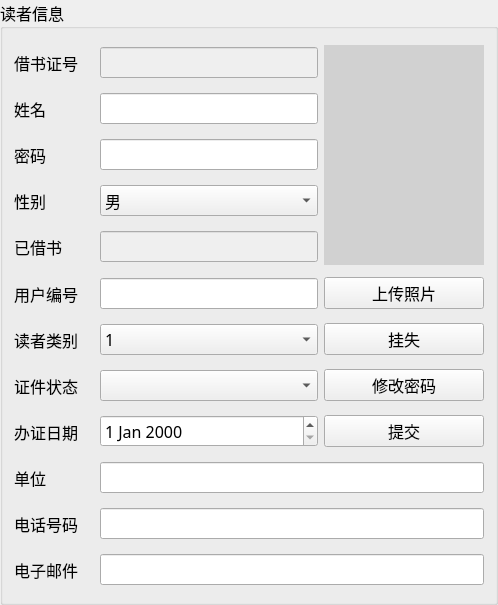
<?xml version="1.0" encoding="UTF-8"?>
<ui version="4.0">
 <class>ReaderInfo</class>
 <widget class="QWidget" name="ReaderInfo">
  <property name="geometry">
   <rect>
    <x>0</x>
    <y>0</y>
    <width>498</width>
    <height>605</height>
   </rect>
  </property>
  <property name="font">
   <font>
    <family>微软雅黑</family>
    <pointsize>12</pointsize>
   </font>
  </property>
  <property name="windowTitle">
   <string>Form</string>
  </property>
  <layout class="QGridLayout" name="gridLayout">
   <property name="leftMargin">
    <number>0</number>
   </property>
   <property name="topMargin">
    <number>0</number>
   </property>
   <property name="rightMargin">
    <number>0</number>
   </property>
   <property name="bottomMargin">
    <number>0</number>
   </property>
   <property name="spacing">
    <number>0</number>
   </property>
   <item row="0" column="0">
    <widget class="QGroupBox" name="groupBox">
     <property name="title">
      <string>读者信息</string>
     </property>
     <property name="flat">
      <bool>false</bool>
     </property>
     <property name="checkable">
      <bool>false</bool>
     </property>
     <layout class="QGridLayout" name="gridLayout_2">
      <property name="leftMargin">
       <number>11</number>
      </property>
      <property name="topMargin">
       <number>11</number>
      </property>
      <property name="rightMargin">
       <number>11</number>
      </property>
      <item row="0" column="0">
       <widget class="QLabel" name="label">
        <property name="minimumSize">
         <size>
          <width>80</width>
          <height>35</height>
         </size>
        </property>
        <property name="text">
         <string>借书证号</string>
        </property>
        <property name="textInteractionFlags">
         <set>Qt::NoTextInteraction</set>
        </property>
       </widget>
      </item>
      <item row="0" column="1">
       <widget class="QLineEdit" name="edit_id">
        <property name="enabled">
         <bool>false</bool>
        </property>
        <property name="inputMask">
         <string extracomment="借书证号为9位数字">999999999</string>
        </property>
        <property name="maxLength">
         <number>9</number>
        </property>
        <property name="placeholderText">
         <string/>
        </property>
       </widget>
      </item>
      <item row="0" column="2" rowspan="5">
       <widget class="QLabel" name="photo">
        <property name="minimumSize">
         <size>
          <width>160</width>
          <height>200</height>
         </size>
        </property>
        <property name="styleSheet">
         <string notr="true">background-color: rgb(209, 209, 209);</string>
        </property>
        <property name="text">
         <string/>
        </property>
       </widget>
      </item>
      <item row="1" column="0">
       <widget class="QLabel" name="label_2">
        <property name="minimumSize">
         <size>
          <width>80</width>
          <height>35</height>
         </size>
        </property>
        <property name="baseSize">
         <size>
          <width>80</width>
          <height>35</height>
         </size>
        </property>
        <property name="text">
         <string>姓名</string>
        </property>
        <property name="textInteractionFlags">
         <set>Qt::NoTextInteraction</set>
        </property>
       </widget>
      </item>
      <item row="1" column="1">
       <widget class="QLineEdit" name="edit_name"/>
      </item>
      <item row="2" column="0">
       <widget class="QLabel" name="label_3">
        <property name="minimumSize">
         <size>
          <width>80</width>
          <height>35</height>
         </size>
        </property>
        <property name="text">
         <string>密码</string>
        </property>
        <property name="textInteractionFlags">
         <set>Qt::NoTextInteraction</set>
        </property>
       </widget>
      </item>
      <item row="2" column="1">
       <widget class="QLineEdit" name="edit_pwd">
        <property name="echoMode">
         <enum>QLineEdit::PasswordEchoOnEdit</enum>
        </property>
       </widget>
      </item>
      <item row="3" column="0">
       <widget class="QLabel" name="label_10">
        <property name="minimumSize">
         <size>
          <width>80</width>
          <height>35</height>
         </size>
        </property>
        <property name="text">
         <string>性别</string>
        </property>
        <property name="textInteractionFlags">
         <set>Qt::NoTextInteraction</set>
        </property>
       </widget>
      </item>
      <item row="3" column="1">
       <widget class="QComboBox" name="cmb_sex">
        <item>
         <property name="text">
          <string>男</string>
         </property>
        </item>
        <item>
         <property name="text">
          <string>女</string>
         </property>
        </item>
       </widget>
      </item>
      <item row="4" column="0">
       <widget class="QLabel" name="label_4">
        <property name="minimumSize">
         <size>
          <width>80</width>
          <height>35</height>
         </size>
        </property>
        <property name="text">
         <string>已借书</string>
        </property>
        <property name="textInteractionFlags">
         <set>Qt::NoTextInteraction</set>
        </property>
       </widget>
      </item>
      <item row="4" column="1">
       <widget class="QLineEdit" name="edit_lend">
        <property name="enabled">
         <bool>false</bool>
        </property>
       </widget>
      </item>
      <item row="5" column="0">
       <widget class="QLabel" name="label_7">
        <property name="minimumSize">
         <size>
          <width>80</width>
          <height>35</height>
         </size>
        </property>
        <property name="text">
         <string>用户编号</string>
        </property>
        <property name="textInteractionFlags">
         <set>Qt::NoTextInteraction</set>
        </property>
       </widget>
      </item>
      <item row="5" column="1">
       <widget class="QLineEdit" name="edit_user_code">
        <property name="focusPolicy">
         <enum>Qt::StrongFocus</enum>
        </property>
        <property name="inputMask">
         <string notr="true" comment="用户编号为9位数字" extracomment="用户编号为9位数字">999999999</string>
        </property>
        <property name="cursorPosition">
         <number>0</number>
        </property>
        <property name="clearButtonEnabled">
         <bool>true</bool>
        </property>
       </widget>
      </item>
      <item row="5" column="2">
       <widget class="QPushButton" name="btn_upload">
        <property name="text">
         <string>上传照片</string>
        </property>
       </widget>
      </item>
      <item row="6" column="0">
       <widget class="QLabel" name="label_5">
        <property name="minimumSize">
         <size>
          <width>80</width>
          <height>35</height>
         </size>
        </property>
        <property name="text">
         <string>读者类别</string>
        </property>
        <property name="textInteractionFlags">
         <set>Qt::NoTextInteraction</set>
        </property>
       </widget>
      </item>
      <item row="6" column="1">
       <widget class="QComboBox" name="cmb_typeid">
        <item>
         <property name="text">
          <string>1</string>
         </property>
        </item>
        <item>
         <property name="text">
          <string>2</string>
         </property>
        </item>
        <item>
         <property name="text">
          <string>3</string>
         </property>
        </item>
        <item>
         <property name="text">
          <string>4</string>
         </property>
        </item>
        <item>
         <property name="text">
          <string>5</string>
         </property>
        </item>
        <item>
         <property name="text">
          <string>6</string>
         </property>
        </item>
        <item>
         <property name="text">
          <string>7</string>
         </property>
        </item>
       </widget>
      </item>
      <item row="6" column="2">
       <widget class="QPushButton" name="btn_loss">
        <property name="text">
         <string>挂失</string>
        </property>
       </widget>
      </item>
      <item row="7" column="0">
       <widget class="QLabel" name="label_6">
        <property name="minimumSize">
         <size>
          <width>80</width>
          <height>35</height>
         </size>
        </property>
        <property name="text">
         <string>证件状态</string>
        </property>
        <property name="textInteractionFlags">
         <set>Qt::NoTextInteraction</set>
        </property>
       </widget>
      </item>
      <item row="7" column="1">
       <widget class="QComboBox" name="cmb_status">
        <property name="enabled">
         <bool>true</bool>
        </property>
       </widget>
      </item>
      <item row="8" column="0">
       <widget class="QLabel" name="label_14">
        <property name="minimumSize">
         <size>
          <width>80</width>
          <height>35</height>
         </size>
        </property>
        <property name="text">
         <string>办证日期</string>
        </property>
        <property name="textInteractionFlags">
         <set>Qt::NoTextInteraction</set>
        </property>
       </widget>
      </item>
      <item row="8" column="1">
       <widget class="QDateEdit" name="date">
        <property name="enabled">
         <bool>true</bool>
        </property>
       </widget>
      </item>
      <item row="9" column="0">
       <widget class="QLabel" name="label_12">
        <property name="enabled">
         <bool>true</bool>
        </property>
        <property name="minimumSize">
         <size>
          <width>80</width>
          <height>35</height>
         </size>
        </property>
        <property name="text">
         <string>单位</string>
        </property>
        <property name="textInteractionFlags">
         <set>Qt::NoTextInteraction</set>
        </property>
       </widget>
      </item>
      <item row="10" column="0">
       <widget class="QLabel" name="label_8">
        <property name="minimumSize">
         <size>
          <width>80</width>
          <height>35</height>
         </size>
        </property>
        <property name="text">
         <string>电话号码</string>
        </property>
        <property name="textInteractionFlags">
         <set>Qt::NoTextInteraction</set>
        </property>
       </widget>
      </item>
      <item row="11" column="0">
       <widget class="QLabel" name="label_9">
        <property name="minimumSize">
         <size>
          <width>80</width>
          <height>35</height>
         </size>
        </property>
        <property name="text">
         <string>电子邮件</string>
        </property>
        <property name="textInteractionFlags">
         <set>Qt::NoTextInteraction</set>
        </property>
       </widget>
      </item>
      <item row="9" column="1" colspan="2">
       <widget class="QLineEdit" name="edit_dept"/>
      </item>
      <item row="10" column="1" colspan="2">
       <widget class="QLineEdit" name="edit_tele">
        <property name="inputMask">
         <string>99999999999</string>
        </property>
        <property name="maxLength">
         <number>11</number>
        </property>
        <property name="cursorMoveStyle">
         <enum>Qt::LogicalMoveStyle</enum>
        </property>
        <property name="clearButtonEnabled">
         <bool>true</bool>
        </property>
       </widget>
      </item>
      <item row="11" column="1" colspan="2">
       <widget class="QLineEdit" name="edit_mail"/>
      </item>
      <item row="7" column="2">
       <widget class="QPushButton" name="btn_pwd">
        <property name="text">
         <string>修改密码</string>
        </property>
       </widget>
      </item>
      <item row="8" column="2">
       <widget class="QPushButton" name="btn_submit">
        <property name="text">
         <string>提交</string>
        </property>
       </widget>
      </item>
     </layout>
    </widget>
   </item>
  </layout>
 </widget>
 <resources/>
 <connections/>
</ui>
